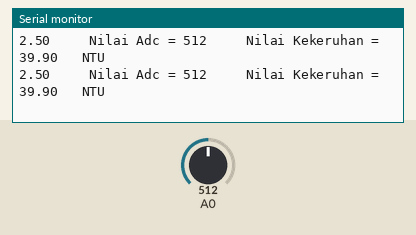
Simulated run of this sketch. Board: Arduino Uno, built with avr-gcc and run on an emulated ATmega328P. Parts: the last lines printed to the serial monitor. Inputs (shaded band) come from the test bench; at power-on: A0 = 512.

Above: at 1.2 s.
1.3 s: A0 set to 756
At 1.32 s:
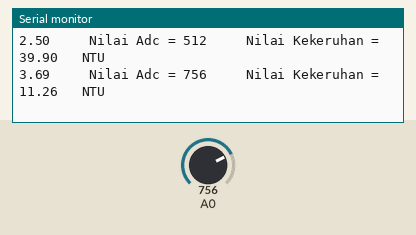
4.3 s: A0 set to 778
At 4.37 s:
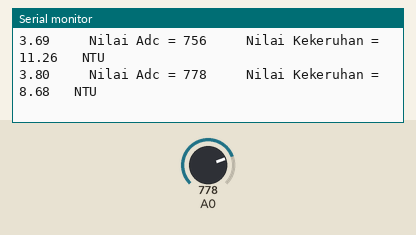
Timing chart, 0 to 7.3 s (numbered marks = the images above; inputs shaded):
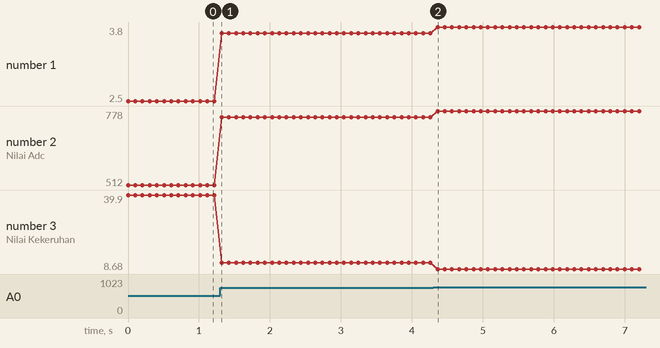

Measured:
- after the input at 1.3 s, the serial monitor: prints a new line at once (image 1)
- after the input at 4.3 s, the serial monitor: prints a new line after 0.06 s (image 2)
- plotted number 1: 2.5 → 3.69 after the input at 1.3 s, 3.69 → 3.8 after the input at 4.3 s
- plotted number 2: 512 → 756 after the input at 1.3 s, 756 → 778 after the input at 4.3 s
- plotted number 3: 39.9 → 11.26 after the input at 1.3 s, 11.26 → 8.68 after the input at 4.3 s

The sketch:

latihanSensorKekeruhan.ino
```cpp
static float kekeruhan;
static float teg;
void setup() {
 Serial.begin(9600);

}

void loop() {
int val = analogRead(A0);
teg = val*(5.0/1024);
kekeruhan = 100.00 - (teg/4.16)*100.00;
Serial.print(teg);
Serial.print("     ");
Serial.print("Nilai Adc = ");
Serial.print(val);
Serial.print("     ");
Serial.print("Nilai Kekeruhan = ");
Serial.print(kekeruhan);
Serial.println("   NTU");
delay(100);
}
```
